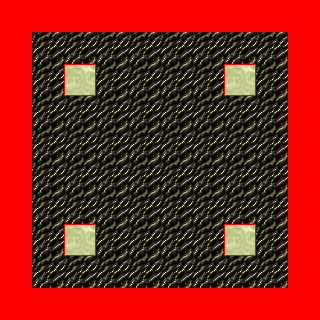

Rendered tile map (Tiled .tmx) drawn with the repository's tilesets; below, a short description and the map source with its tile grids summarised:
An orthogonal 10x10 tile map with 32x32 px tiles, 8 tile layers (0_floor, 1_terrain, 2_object, 3_roof, ...), 3 tilesets.

<map version="1.0" orientation="orthogonal" renderorder="right-down" width="10" height="10" tilewidth="32" tileheight="32" nextobjectid="1">
 <tileset firstgid="1" name="kolizja" tilewidth="32" tileheight="32" tilecount="1" columns="1">
  <image source="../../tileset/logic/collision.png" width="32" height="32" />
 </tileset>
 <tileset firstgid="2" name="podloga" tilewidth="32" tileheight="32" tilecount="1" columns="1">
  <image source="../../tileset/ground/sand2.png" width="32" height="32" />
 </tileset>
 <tileset firstgid="3" name="pol_niesmiertelne" tilewidth="32" tileheight="32" tilecount="4" columns="4">
  <image source="../../tileset/logic/creature/pol_niesmiertelne.png" width="128" height="32" />
 </tileset>
 <layer name="0_floor" width="10" height="10">
  <data>[100 cells, 100 non-empty, 1 distinct tile ids]</data>
 </layer>
 <layer name="1_terrain" width="10" height="10">
  <data>[100 cells, 0 non-empty, 0 distinct tile ids]</data>
 </layer>
 <layer name="2_object" width="10" height="10">
  <data>[100 cells, 0 non-empty, 0 distinct tile ids]</data>
 </layer>
 <layer name="3_roof" width="10" height="10">
  <data>[100 cells, 0 non-empty, 0 distinct tile ids]</data>
 </layer>
 <layer name="4_roof_add" width="10" height="10">
  <data>[100 cells, 0 non-empty, 0 distinct tile ids]</data>
 </layer>
 <layer name="objects" width="10" height="10">
  <data>[100 cells, 4 non-empty, 1 distinct tile ids]</data>
 </layer>
 <layer name="collision" width="10" height="10">
  <data>[100 cells, 36 non-empty, 1 distinct tile ids]</data>
 </layer>
 <layer name="protection" width="10" height="10">
  <data>[100 cells, 0 non-empty, 0 distinct tile ids]</data>
 </layer>
</map>
